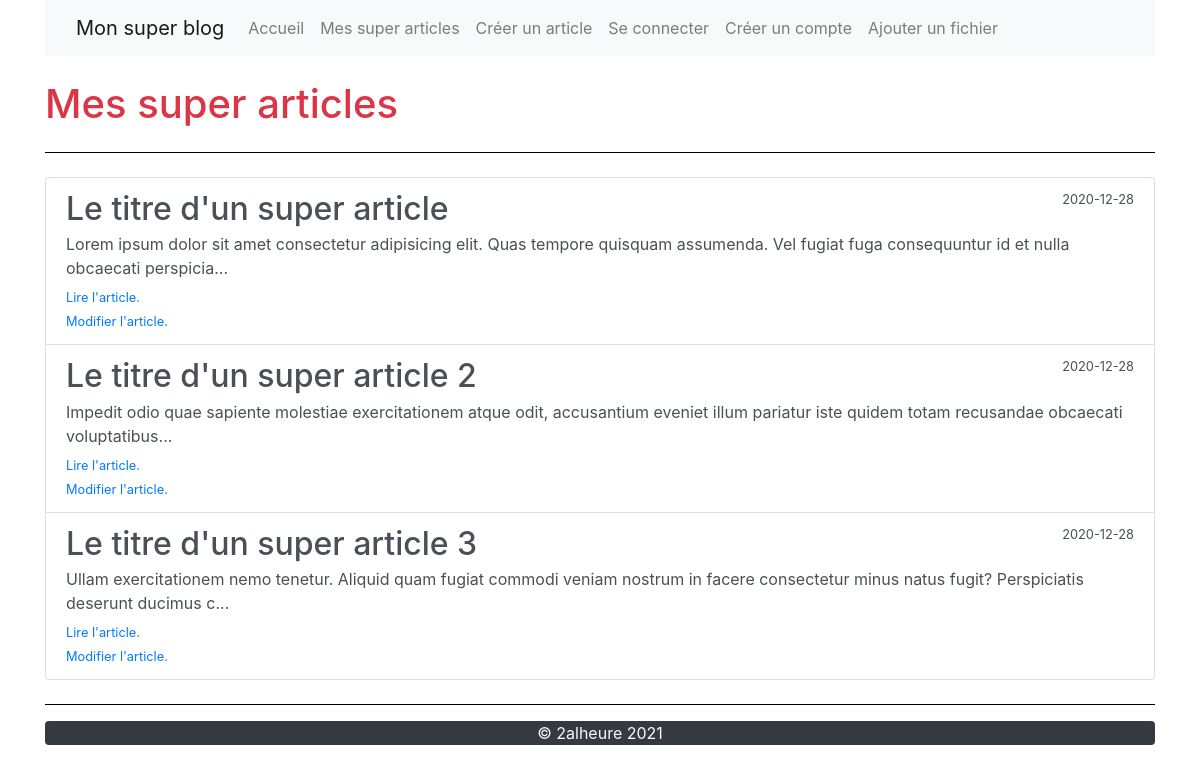
The app's page /liste-articles.php with its own data.
### tables this page shows
CREATE TABLE `articles` (
  `id` int(10) UNSIGNED NOT NULL,
  `titre` varchar(255) NOT NULL,
  `contenu` text NOT NULL,
  `image` text NOT NULL,
  `image_alt` text NOT NULL,
  `image_copyright` text NOT NULL,
  `date` date NOT NULL,
  `lien` text NOT NULL
);

### fonctions/fonction_bdd.php (called while the page is built, shortened)
<?php
function connectDB () {
    try {
       $connectDB = new PDO ('mysql:host=localhost;dbname=formawave_php_fil_rouge','root','root');
        return $connectDB;}
    catch (PDOException $e){
        include __DIR__ . "/../erreurs/500.php";
        die();
    }
}
function getArticle($id = null) {
    if (!empty($id)){
            $bdd = connectDB();
            $resultat = $bdd->prepare('SELECT * FROM
            articles WHERE id = ?');
            $statement = $bdd->prepare('SELECT * FROM articles WHERE id = ?  ');
            $statement ->bindParam(1,$id);
            $statement ->execute();
            return $statement->fetch();
    }
    else {
        $bdd_pdo = connectDB();
        $resultat = $bdd_pdo->query('SELECT * FROM articles');
        $articles =array();
        while ($article = $resultat->fetch()) {
               $articles[] = $article;
        }
         return $articles;
    }
}

### fonctions/mes_fonction.php (the view, shortened to what this page needs)
<?php
 function resume($article){
    return substr($article['contenu'], 0,150) . '...';
 }
 function affichage($article){ ?>
    <article class="list-group-item list-group-item-action" aria-current="true">
        <div class="d-flex w-100 justify-content-between">
            <h2 class="mb-1">
                <?php echo $article['titre']; ?>
            </h2>
            <small>
                <?php echo $article['date']; ?>
            </small>
        </div>
        <p class="mb-1">
            <?php echo resume($article); ?>
        </p>
        <small class="text-muted"><a href="<?php echo 'article.php?id='. $article['id']; ?>">Lire l'article.</a></small><br>
        <small class="text-muted"><a href="modification_article.php">Modifier l'article.</a></small>
    </article>
     <?php }

### liste-articles.php (shortened to what this page needs)
<?php
include 'layout/header.php'
?>
<h1 class="mt-4 mb-4 text-danger ">Mes super articles</h1>
<hr color="black">
<div class="list-group my-4">
    <?php
    include 'fonctions/fonction_bdd.php';
    include 'fonctions/mes_fonction.php';
    $articles = getArticle();
    foreach ($articles as $article) {
        affichage($article);
    }
    ?>
</div>
<hr color="black">
<?php include 'layout/footer.php'; ?>

### records on screen
articles: titre "Le titre d'un super article", date "2020-12-28", contenu "Lorem ipsum dolor sit amet consectetur adipisicing elit. Quas tempore quisquam assumenda. Vel fugiat fuga consequuntur id et nulla obcaecati perspicia..."
articles: titre "Le titre d'un super article 2", date "2020-12-28", contenu "Impedit odio quae sapiente molestiae exercitationem atque odit, accusantium eveniet illum pariatur iste quidem totam recusandae obcaecati voluptatibus..."
articles: titre "Le titre d'un super article 3", date "2020-12-28", contenu "Ullam exercitationem nemo tenetur. Aliquid quam fugiat commodi veniam nostrum in facere consectetur minus natus fugit? Perspiciatis deserunt ducimus c..."
